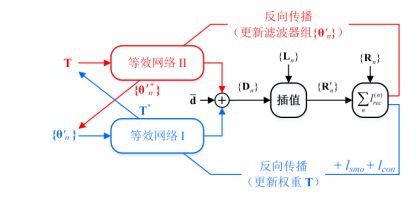
#> input picture imgs/altrenative TPS.png, 420 x 202 px; its folder holds only this picture in this run
$ python -i read_images.py   (imports and definitions only)
#> lines starting #> are read from the running program, lines starting #| are printed output that depends on the picture
import numpy as np
import os
import cv2


# [38 lines left out: function read_stereo_images, not called in this run]


def read_an_image(img_name):
#> called with img_name = 'imgs/altrenative TPS.png'
    img = cv2.imread(img_name, 1).astype(np.float32)#[...,::-1]
    #img = cv2.cvtColor(img, cv2.COLOR_BGR2RGB)
    b,g,r = cv2.split(img)
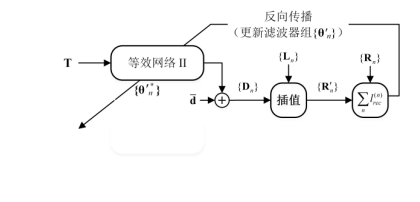
#> b: shape (202, 420) float32; min 0, max 255, mean 248.5
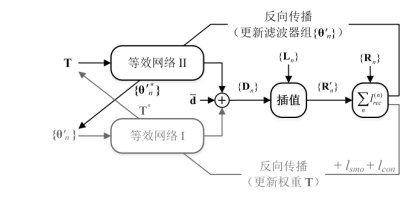
#> g: shape (202, 420) float32; min 0, max 255, mean 246.1
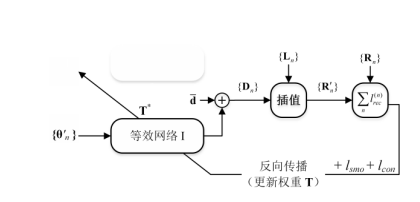
#> r: shape (202, 420) float32; min 0, max 255, mean 248.1
    # RGB图像
    img = cv2.merge([r,g,b])

    img = cv2.medianBlur(img, 3)
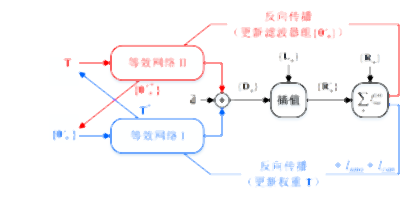
#> img: shape (202, 420, 3) float32; mean R, G, B 250.1, 248.6, 250.4
    return img


# [5 lines left out: function read_an_jmimage, not called in this run]

>>> result = read_an_image('imgs/altrenative TPS.png')

$ run again, on imgs/compare_model.png
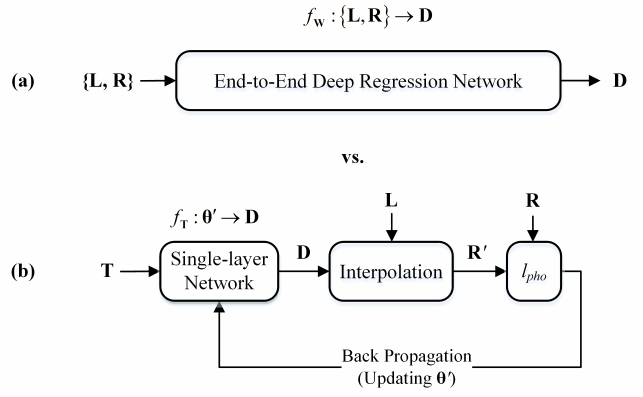
#> input picture imgs/compare_model.png, 643 x 397 px
#> in read_an_image, `img = cv2.medianBlur(img, 3)`:
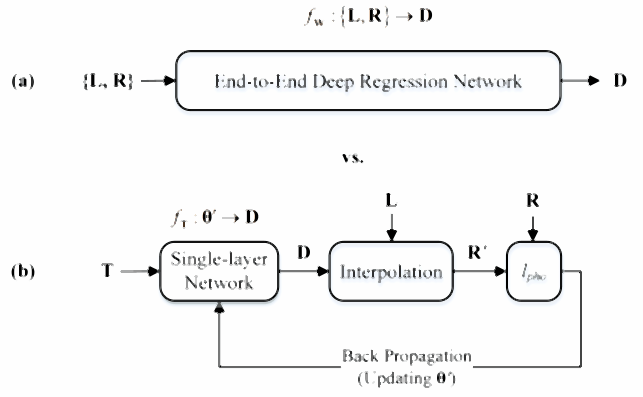
#> img: shape (397, 643, 3) float32; mean R, G, B 246.3, 246.5, 246.7

$ run again, on imgs/disp_compare.png
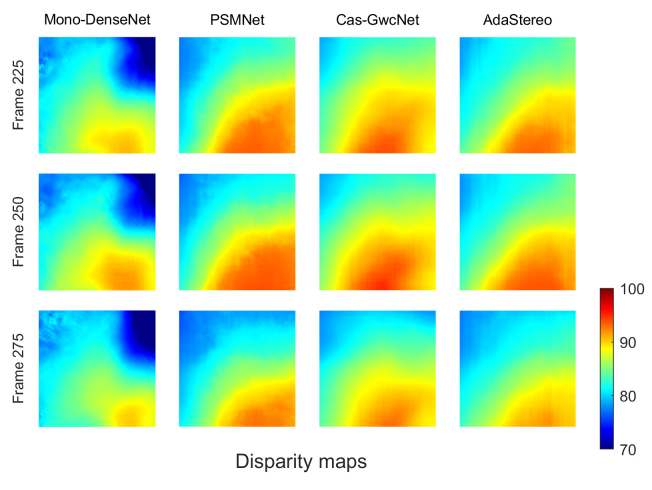
#> input picture imgs/disp_compare.png, 652 x 490 px
#> in read_an_image, `b,g,r = cv2.split(img)`:
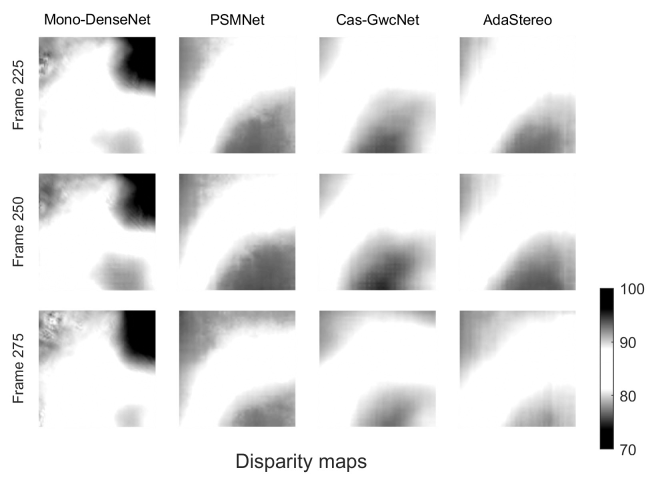
#> g: shape (490, 652) float32; min 0, max 255, mean 233.6
#> in read_an_image, `b,g,r = cv2.split(img)`:
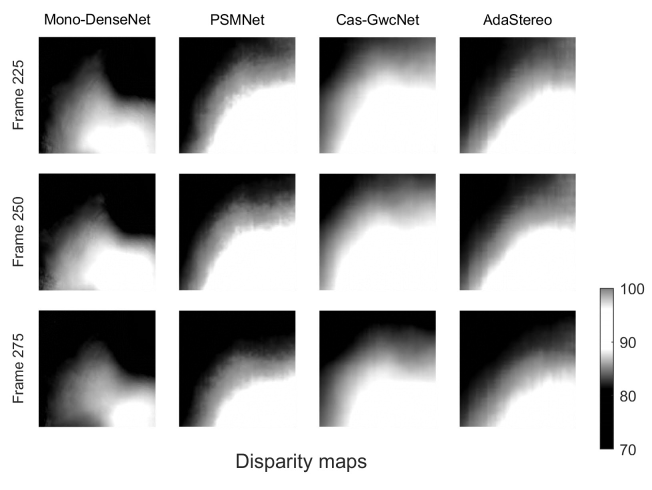
#> r: shape (490, 652) float32; min 0, max 255, mean 184.7
